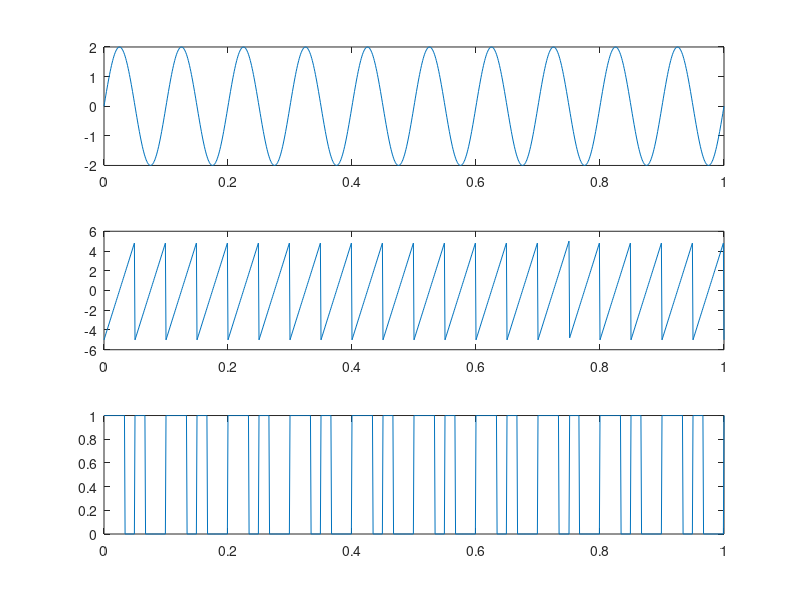

Write MATLAB code to recreate this figure.
fm=10;
fc=20;
am=1;
fs=1000;
t=0:1/fs:1;
A=5;
c=A.*sawtooth(2*pi*fc*t);        %sawtooth
subplot(3,1,1);

mt=2.*sin(2*pi*fm*t);   % message amplitude must be less than sawtooth amplitude
 

for i=1:length(c)
 if(mt(i)>=c(i))
    pwm(i)=1;
 else
    pwm(i)=0;
 end
end

subplot(3,1,1);
plot(t,mt);

subplot(3,1,2);
plot(t,c);

subplot(3,1,3)
plot(t,pwm);


     
